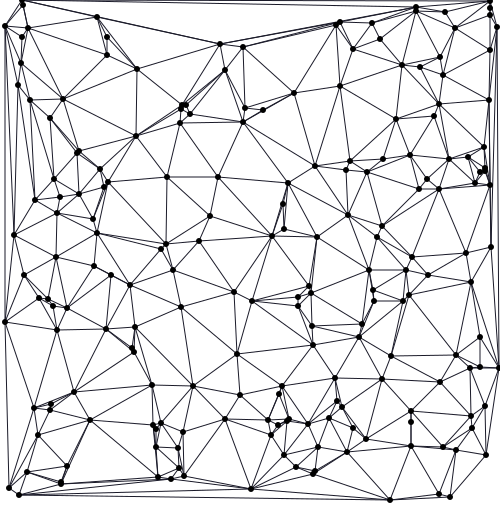

Generate this figure with Python:
from math import sqrt
import random
import svgwrite

plane_size = 500

def rand_point():
    x = random.randint(0, plane_size)
    y = random.randint(0, plane_size)
    return x,y

def render(lines, points):
    dwg = svgwrite.Drawing('triangulation.svg', profile='tiny')
    stroke = svgwrite.rgb(10,10,16,'%')
    for f, t in lines:
        dwg.add(dwg.line(f, t, stroke=stroke))

    for p in points:
        dwg.add(dwg.circle(p, r = 3))

    dwg.save()

def intersection(l1, l2):
    ((x1, y1), (x2, y2)) = l1
    ((x3, y3), (x4, y4)) = l2

    den = (x1-x2)*(y3-y4) - (y1-y2)*(x3-x4)

    if den == 0:
        return None

    if    x1 == x3 and y1 == y3 \
       or x2 == x3 and y2 == y3 \
       or x1 == x4 and y1 == y4 \
       or x2 == x4 and y2 == y4:
        return None

    x = ( (x1*y2 - y1*x2)*(x3 - x4) - (x1 - x2)*(x3*y4 - y3*x4) ) / den
    y = ( (x1*y2 - y1*x2)*(y3 - y4) - (y1 - y2)*(x3*y4 - y3*x4) ) / den

    if   (x < min(x1, x2) or x > max(x1, x2)) or (y < min(y1, y2) or y > max(y1, y2))\
      or (x < min(x3, x4) or x > max(x3, x4)) or (y < min(y3, y4) or y > max(y3, y4)):
        return None

    return x,y


def intersection_lines(l1, lines):
    for l2 in lines:
        if intersection(l1, l2) is not None:
            return True

    return False

def line_length(l):
    (x1, y1), (x2, y2) = l
    return sqrt((x1 - x2)**2 + (y1 - y2)**2)

def triangulate(points):
    potential_lines = []
    for i in range(len(points)):
        for j in range(i+1, len(points)):
            potential_lines.append((points[i], points[j]))

    potential_lines.sort(key=line_length)

    lines = []
    for l1 in potential_lines:
        if not intersection_lines(l1, lines):
            lines.append(l1)

    return lines

points = [rand_point() for _ in range(200)]
lines = triangulate(points)
render(lines, points)

